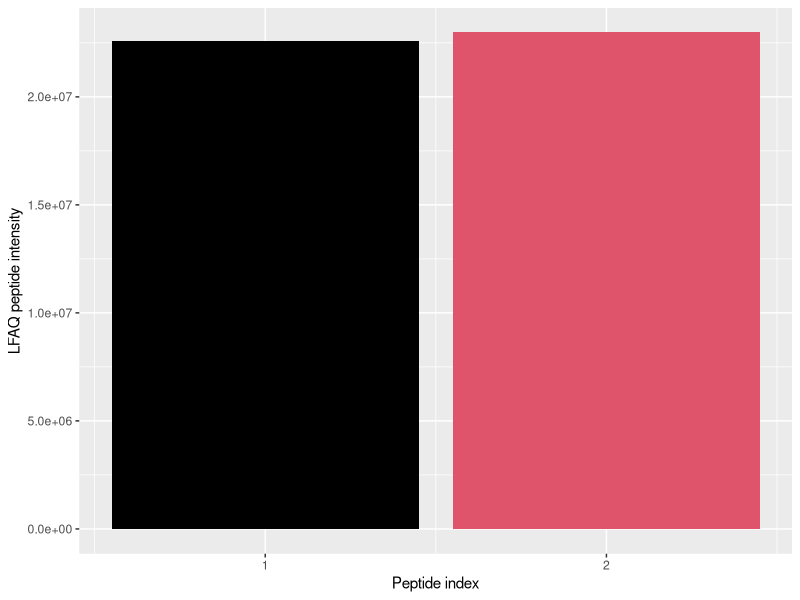

The R script that drew this image:
setwd("G:\\InHouseSourceCode\\LFAQ\\LFAQGUI\\LFAQ\\bin\\x86\\Release")
library(ggplot2)
d<-read.table("PeptidesOfOneProtein.txt",sep="\t",header = TRUE)
Peptidesindex<-d[,1];
Intensities<-d[,2];
plotFrame<-data.frame(Peptidesindex,Intensities);
tiff(file="G:\\InHouseSourceCode\\LFAQ\\LFAQGUI\\LFAQ\\bin\\x86\\Release/BarOfOneProtein.tiff",res=500,width=2000,height=1500,compression = "lzw")
if(length(Peptidesindex)<10){
ggplot()+geom_bar(aes(Peptidesindex,Intensities),stat = "identity",fill=Peptidesindex)+ ylab("LFAQ peptide intensity")+ xlab("Peptide index")+scale_x_continuous(breaks=Peptidesindex)
}else{
ggplot()+geom_bar(aes(Peptidesindex,Intensities),stat = "identity",fill=Peptidesindex)+ ylab("LFAQ peptide intensity")+ xlab("Peptide index")
}
dev.off()

